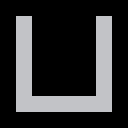

Below is a game level as drawn by its tile map, then a one-line description and the .tmx file that defines it, in full:
An orthogonal 8x8 tile map with 16x16 px tiles, 1 tile layer (Tile Layer 1).

<map version="1.0" orientation="orthogonal" renderorder="left-up" width="8" height="8" tilewidth="16" tileheight="16" nextobjectid="1">
 <tileset firstgid="1" source="Default.tsx" />
 <layer name="Tile Layer 1" width="8" height="8">
  <data encoding="csv">
0,0,0,0,0,0,0,0,
0,5,0,0,0,0,5,0,
0,5,0,0,0,0,5,0,
0,5,0,0,0,0,5,0,
0,5,0,0,0,0,5,0,
0,5,0,0,0,0,5,0,
0,5,5,5,5,5,5,0,
0,0,0,0,0,0,0,0
</data>
 </layer>
</map>
